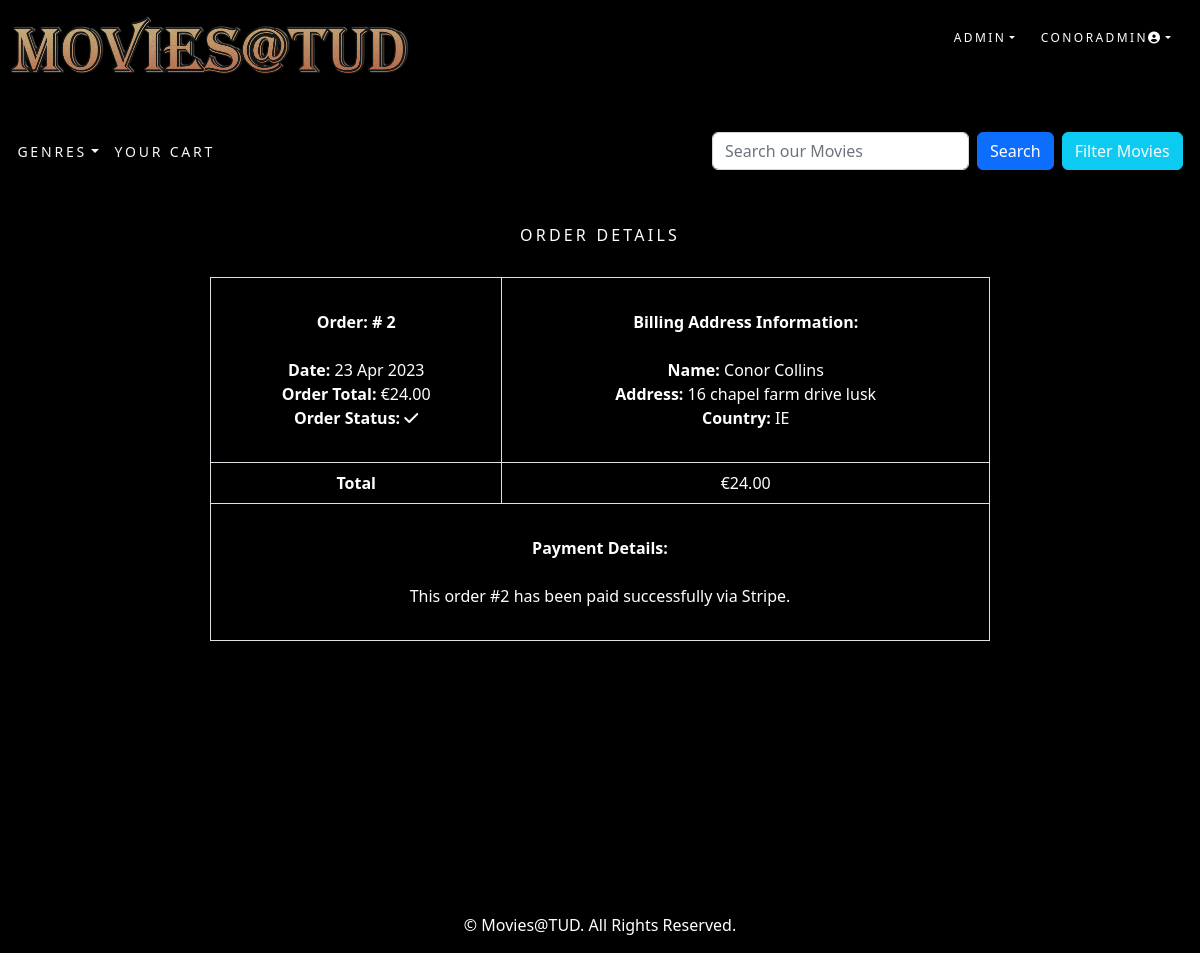
Screenshot of /order/2/ (signed in) with the database file from the repository.
### accounts/models.py (models this page shows)
class CustomUser(AbstractUser):
    age = models.PositiveIntegerField(null=True, blank=True)
    mobile = models.CharField(max_length=15, blank=True, null=True)

### order/models.py (models this page shows, shortened)
class Order(models.Model):
    token = models.CharField(max_length=250, blank=True)
    total = models.DecimalField(max_digits=10, decimal_places=2, verbose_name='Euro Order Total')
    emailAddress = models.EmailField(max_length=250, blank=True, verbose_name='Email Address')
    created = models.DateTimeField(auto_now_add=True)
    billingName = models.CharField(max_length=250, blank=True)
    billingAddress1 = models.CharField(max_length=250, blank=True)
    billingCity = models.CharField(max_length=250, blank=True)
    billingPostcode = models.CharField(max_length=10, blank=True)
    billingCountry = models.CharField(max_length=200, blank=True)
    shippingName = models.CharField(max_length=250, blank=True)
    shippingAddress1 = models.CharField(max_length=250, blank=True)
    shippingCity = models.CharField(max_length=250, blank=True)
    shippingPostcode = models.CharField(max_length=10, blank=True)
    shippingCountry = models.CharField(max_length=200, blank=True)
    voucher = models.ForeignKey(Voucher,
                                related_name='orders',
                                null=True,
                                blank=True,
                                on_delete=models.SET_NULL)
    discount = models.IntegerField(default = 0,
                                validators=[MinValueValidator(0),
                                MaxValueValidator(100)])
    class Meta:
        db_table = 'Order'
        ordering = ['-created']

### order/views.py (the view)
# urls.py: path('<int:order_id>/', views.orderDetail.as_view(), name='order_detail'),
class orderDetail(LoginRequiredMixin, View):
    def get(self, request, order_id):
        if request.user.is_authenticated:
            email = str(request.user.email)
            order = Order.objects.get(id=order_id, emailAddress=email)
            order_items = OrderItem.objects.filter(order=order)
        return render(request, 'order/order_detail.html', {'order': order, 'order_items': order_items})

### accounts/templatetags/auth_extras.py (called while the page is built)
@register.filter(name='has_group')
def has_group(user, group_name):
    group = Group.objects.get(name=group_name)
    return True if group in user.groups.all() else False

### cart/context_processors.py (called while the page is built)
def counter(request):
    item_count = 0
    if 'admin' in request.path:
        return {}
    else:
        try:
            cart = Cart.objects.filter(cart_id=_cart_id(request))
            cart_items = MovieCartItem.objects.all().filter(cart=cart[:1])
            for cart_item in cart_items:
                item_count += cart_item.numSeats
            cart_items = ExtraCartItem.objects.all().filter(cart=cart[:1])
            for cart_item in cart_items:
                item_count += cart_item.quantity
        except Cart.DoesNotExist:
            item_count = 0
    return {'item_count':item_count}

### cart/views.py (called while the page is built)
def _cart_id(request):
    cart = request.session.session_key
    if not cart:
        cart = request.session.create()
    return cart

### cinema/context_processors.py (called while the page is built)
def menu_links(request):
    links = Category.objects.all()
    return {'links':links}

### cinema/models.py (called while the page is built)
    def get_absolute_url(self):
        return reverse('cinema:products_by_category', args=[self.id])

### order/templates/order/order_detail.html (shortened to what this page needs)
{% extends "base.html" %}
{% load static %}
{% block content %}
<br>
<div style="width: 65%; margin: 0 auto;">
    <div class="text-center text-white">
        <br>
        <h1 class="text-center my_title text-white">Order Details</h1>
        <br>
        <table class="table table-bordered text-white">
            <tr class="text-white">
                <td class="text-left" colspan="2">
                    <br><b>Order: </b> <b># {{ order.id }}</b><br><br>
                    <b>Date: </b>{{ order.created|date:"d M Y" }}<br>
                    <b>Order Total: </b>€{{ order.total }}<br>
                    <b>Order Status: </b><i class="fas fa-check"></i><br>
                <td class="text-left" colspan="2">
                    <br><b>Billing Address Information: </b><br><br>
                    <b>Name: </b>{{ order.billingName }}<br>
                    <b>Address: </b>{{ order.billingAddress1 }} {{ order.billingCity }}<br>
                    <b>Country: </b>{{ order.billingCountry }}<br><br>
                </td>
            </tr>
            <tr class="text-white">
                <td class="text-right" colspan="3"><b>Total</b></td>
                <td>€{{ order.total }}</td>
            </tr>
            <tr class="text-white">
                <td class="text-left" colspan="6">
                    <br><b>Payment Details: </b><br><br>
                    This order #{{ order.id }} has been paid successfully via Stripe.
                    <br><br>
                </td>
            </tr>
        </table>
    </div>
</div>
<br><br><br><br><br><br><br><br><br><br>
{% endblock content %}

### cinema/templates/top-navbar.html (shortened to what this page needs)
{% load static %}
{% load auth_extras %}
<div class="my_custom_menu bg-black">
    <div class="my_logo text-align left mt-3 mb-5">
        <a href="{% url 'cinema:all_products' %}"><img src="{% static 'images/Logo.png' %}" width="400" height="60" alt="Logo"></a>
    </div>
    <ul class="mt-4">
        {% if user.is_authenticated %}
            {% if user|has_group:"Admin" %}
                <li>
                    <a href="#" class="dropdown-toggle" data-bs-toggle="dropdown" aria-haspopup="true" aria-expanded="false">ADMIN</a>
                </li>
                <li>
                    <a href="#" class="dropdown-toggle" data-bs-toggle="dropdown" aria-haspopup="true" aria-expanded="false">{{ user.username }}<i class="fas fa-user-circle"></i></a>
                </li>
            {% endif %}
        {% endif %}
    </ul>
</div>

### static/css/custom.css (style rules this page uses)
.my_title { font-size: 16px; text-transform: uppercase; letter-spacing: .2em; }
.my_custom_menu { text-align: right !important; display: flex; justify-content: space-between; margin-left: -3% !important; margin-right: -3% !important; }
.my_custom_menu ul { background-color: black; }
.my_custom_menu ul li { list-style: none; color: white; text-transform: uppercase; letter-spacing: .2em; font-size: 12px; padding-right: 20px; display: inline; }
.my_custom_menu ul li a { text-decoration: none; color: white; list-style: none; text-transform: uppercase; letter-spacing: .2em; font-size: 12px; }
.my_logo { display: flex; }

### cinema/templates/base.html (style rules this page uses)
body { background-color: black; color: white; }

### rows the page displays
CustomUser: username "CONORADMIN"
Order: id "2", created "23 Apr 2023", total "24.00", billingName "Conor Collins", billingAddress1 "16 chapel farm drive", billingCity "lusk", billingCountry "IE"
